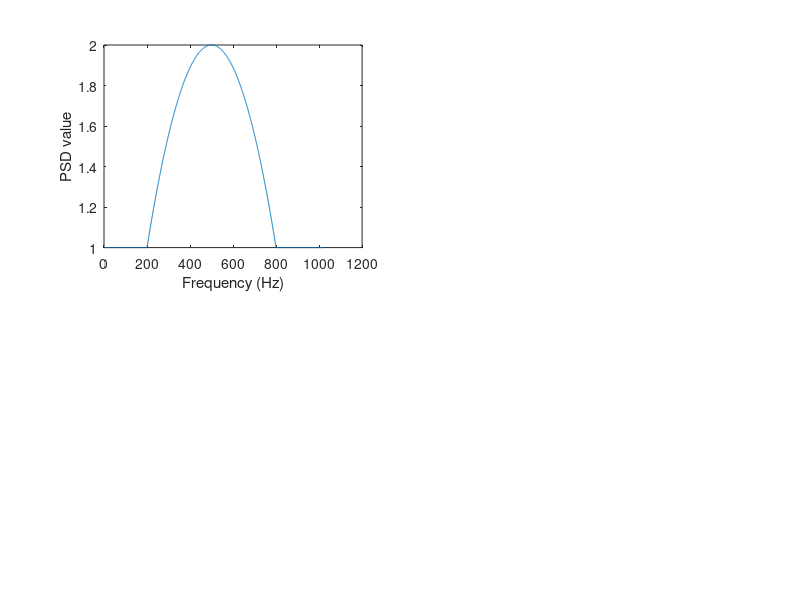

This figure's MATLAB source: (Note: this script raises an error after producing the figure.)
% In this exercise we check the SNR of signal in some noise.
% Xiao Xue, Group4, Mar 2019

nSamples = 4096;
sampFreq = 2048;
Time = nSamples/sampFreq;
timeVec = (0:(nSamples-1))/sampFreq;
kNyq = floor(nSamples/2)+1;
%% PSD function design and realization

% design a PSD
noisePSD = @(f) (f>=200 & f<=800).*(f-200).*(800-f)/90000+1;

% plot the noise PSD
freqVec  = (0:(kNyq-1))/Time;
psdVec = noisePSD(freqVec);

subplot(2,2,1)
plot(freqVec, psdVec)
xlabel('Frequency (Hz)')
ylabel('PSD value')

%% Normalize the signal
% create signal
sig0 = crcbgenfmsig(timeVec,1,[300,200,1,3]);

% calculate the norm
norm = innerprod(sig0, sig0, sampFreq, psdVec);

snr=10;
sigVec = snr*sig0/sqrt(norm);

subplot(2,2,2)
plot(timeVec,sigVec)
xlabel('Time (sec)')
ylabel('Normalized Signal')

%% Test the SNR
% for Null hypothesis
nH0data = 1000;
llrH0 = zeros(1,nH0data);
for lp = 1:nH0data
    noiseVec = statgaussnoisegen(nSamples,[freqVec(:),psdVec(:)],100, sampFreq);
    llrH0(lp)= innerprod(noiseVec, sigVec, sampFreq, psdVec);
end
% for Signal hypothesis
nH1data = 1000;
llrH1 = zeros(1,nH1data);
for lp = 1:nH0data
    noiseVec = statgaussnoisegen(nSamples,[freqVec(:),psdVec(:)],100, sampFreq);
    dataVec = noiseVec + sigVec;
    llrH1(lp)= innerprod(dataVec, sigVec, sampFreq, psdVec);
end

estSNR = (mean(llrH1) - mean(llrH0))/std(llrH0);

subplot(2,2,3)
histogram(llrH0);
hold on
histogram(llrH1);
xlabel('LLR');
ylabel('Counts');
legend('H0','H1');
title(['Estimated SNR = ', num2str(estSNR)]);

%% Data realization (with the last noiseVec and dataVec)
subplot(2,2,4)
plot(timeVec,dataVec)
hold on
plot(timeVec,sigVec)
xlabel('Time (sec)')
ylabel('Data and Signal')
title('Data Realization')